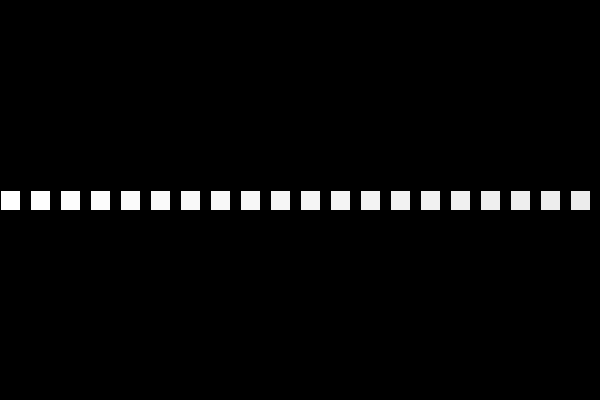
Frame 1 (no input)
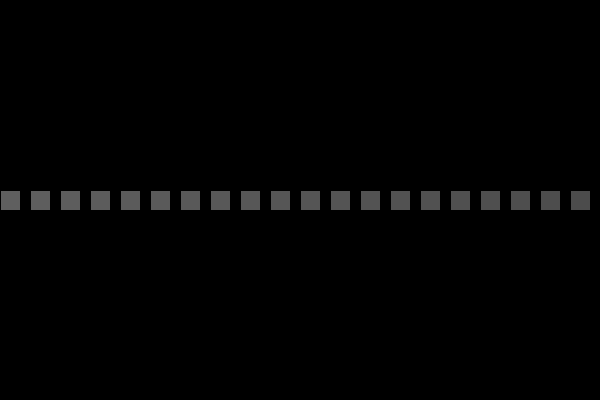
Frame 60 (the mouse pressed at the canvas centre just before this capture)
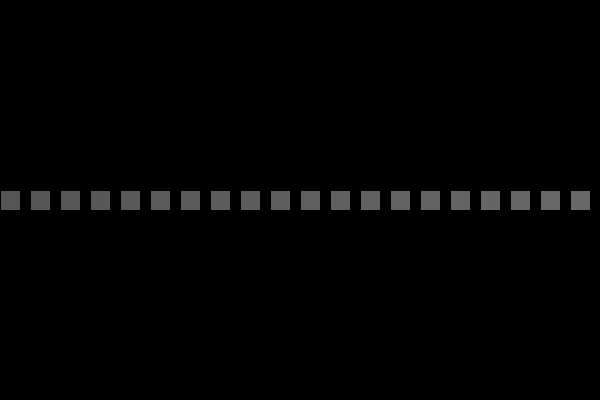
Frame 120 (the mouse held since frame 60 and released just before this capture)

The Processing sketch that drew these frames (run headless with seeded random() and noise(); from frame 60 on, the mouse is pressed at the canvas centre):

// Processing sketch: assignment_08_mission_02
// ── assignment_08_mission_02.pde
color c1 = 255;
int num = -1;

void setup() {
  size(600,400);
  background(#000000);
  frameRate(30);
}

void draw() {
  for (int j = 0; j < 20; j++) {
    fill(c1);
    if (c1 == 0) {
      num = 1;
    } if (c1 == 255) {
      num = -1;
    }
    c1 += num;
    
    rect(j*30,190,20,20);
  }
}
